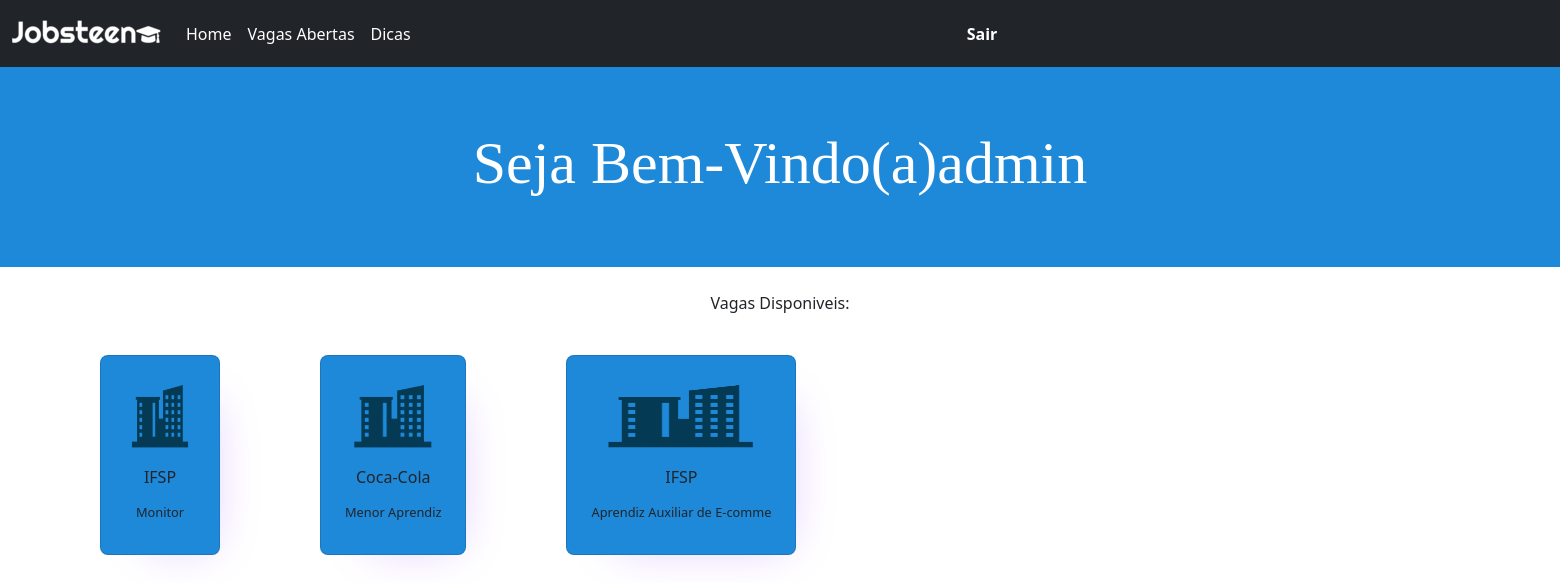
The page /jovem/ (signed in) on the database its author committed.
### empresa/models.py (models this page shows, shortened)
class Vagas(models.Model):
    titulo = models.CharField(max_length=30)
    descricao = models.CharField(max_length=150)
    mostrar = models.BooleanField(default=True)
    local = models.CharField(max_length=30, default='Campinas')
    requisitos = models.CharField(max_length=100)
    resposabilidades = models.CharField(max_length=100)
    beneficios = models.CharField(max_length=100)
    empresa = models.CharField(max_length=50, blank=True, default='Não preencher')

### jovem/views.py (the view)
# urls.py: path('', views.dashboard, name='dashboard'),
@login_required(redirect_field_name='login')
def dashboard(request):
    info = Vagas.objects.order_by('-id').filter(
        mostrar=True
    )
    return render(request, 'jovem/dashboard.html', {'info': info})

### jovem/templates/jovem/dashboard.html (shortened to what this page needs)
{% load static%}
<!DOCTYPE html>
<html lang="en">
<head>
    <link rel="stylesheet" href="{% static 'css/principalJovem.css' %}"/>
</head>
<body>
{% include 'menu_jovem.html' %}
<div class="principal">
    <h1 class="bem_vindo">Seja Bem-Vindo(a){{ user.get_username }} </h1>
</div>
<br>
<div align="center">
    <p>Vagas Disponiveis:</p>
</div>
<br>
{% for infos in info %}
<main class="cards">
    <section class="card contact">
        <div class="icon">
        </div>
        <img
                src="{% static 'images/iconeEmpresa.png' %}"
                width="10px"
                height="70px"
        />
        <h3>{{infos.empresa}}</h3>
        <span>{{infos.titulo}}</span>
    </section>
    {% endfor %}
</main>
</body>
</html>

### templates/menu_jovem.html (shortened to what this page needs)
{% load static %}
<link href="https://cdn.jsdelivr.net/npm/bootstrap@5.1.3/dist/css/bootstrap.min.css" rel="stylesheet"
/>
<head>
</head>
<nav class="navbar navbar-expand-lg navbar-dark bg-dark">
    <div class="container-fluid">
        <a class="navbar-brand" href="#">
            <img src="{% static 'images/logo.png' %}" alt=""/>
        </a>
        <div class="collapse navbar-collapse" id="navbarSupportedContent">
            <ul class="navbar-nav me-auto mb-2 mb-lg-0">
                <li class="nav-item">
                    <a class="nav-link active" aria-current="page" href="{% url 'dashboard' %}">Home</a>
                </li>
                <li class="nav-item">
                    <a class="nav-link active" href="{% url 'vagas_aberta' %}">Vagas Abertas</a>
                </li>
                <li class="nav-item">
                    <a class="nav-link active" href="{% url 'dicasjovem' %}">Dicas</a>
                </li>
                <li class="nav-item2">
                <li class="nav-item">
                    <a class="nav-link active" href="{% url 'logout' %}"><b>Sair</b></a>
                </li>
                </li>
            </ul>
        </div>
    </div>
</nav>

### home/static/css/principalJovem.css (style rules this page uses)
html, body { margin: 0; Box-sizing: border-box; font-family: 'Roboto', sans-serif; Justify-content: center; Padding: 0; }
.principal { width:100%; height:200px; background-color: #1E88D9; display:flex; justify-content:center; align-items:center; }
.bem_vindo { font-size: 60px; font-family: Chalkduster, fantasy; color: white; padding: 70px; }
main.cards { display: flex; padding: 0px; margin-left: 100px; }
main.cards section.card { display: flex; flex-direction: column; align-items: center; text-align: center; background: white; padding: 1rem 1.5rem; border-radius: 8px; max-height: 468px; margin-left: 40px; background-color: #1E88D9; }
main.cards section.card:first-child { margin-left: 0; }
main.cards section.card .icon { width: 10px; height: 10px; }
main.cards section.card img { width: 100%; }
main.cards section.card h3 { font-size: 100%; margin: 16px 0; }
main.cards section.card span { font-weight: 300; max-width: 240px; font-size: 80%; margin-bottom: 16px; }
main.cards section.card.contact { box-shadow: 20px 20px 50px -30px #DBC4FF; }

### templates/menu_jovem.html (style rules this page uses)
.nav-item2 { margin-left: 30%; background: #fff; }
.navbar-nav { width: 1800px; }

### rows shown on the page
Vagas: empresa "IFSP", titulo "Monitor"
Vagas: empresa "Coca-Cola", titulo "Menor Aprendiz"
Vagas: empresa "IFSP", titulo "Aprendiz Auxiliar de E-comme"

### other values the page prints
{{ user.get_username }} "admin"
